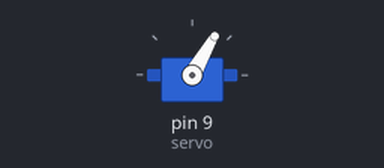
Bench run of a sketch on a simulated Arduino Uno, built with avr-gcc and run on an emulated ATmega328P. On the bench: servo.

Above: at 0.05 s.
At 1.75 s:
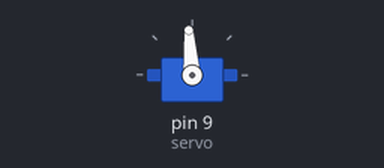
At 3.5 s:
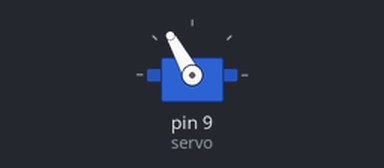
At 7.0 s:
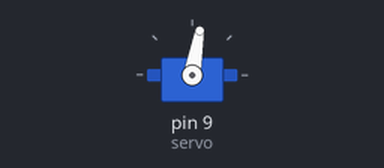
Timing chart, 0 to 12.9 s (numbered marks = the images above):
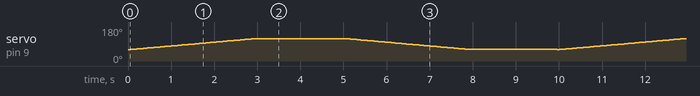

The sketch:

servo_slow_sweep.ino
```cpp
#include <Servo.h>

const int STEP_DELAY = 50;
const int TURN_WAIT = 2000;

Servo servo;
int pos;

void setup()
{
  servo.attach(9);
}

void loop()
{
  for(pos = 60; pos < 120; pos += 1)
  {
    servo.write(pos);
    delay(STEP_DELAY);
  }
  delay(TURN_WAIT);
  for(pos = 119; pos > 60; pos-=1)
  {
    servo.write(pos);
    delay(STEP_DELAY);
  }
  delay(TURN_WAIT);
}
```
